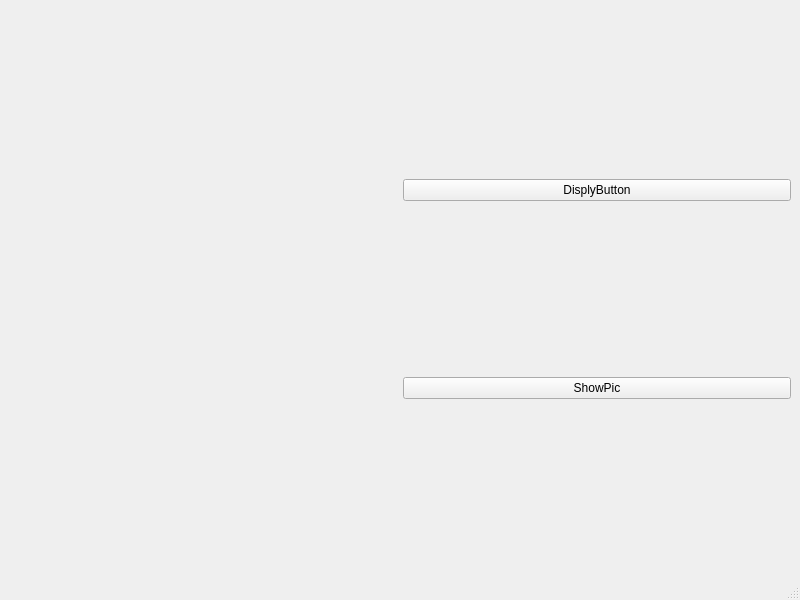
<?xml version="1.0" encoding="UTF-8"?>
<ui version="4.0">
 <class>MainWindow</class>
 <widget class="QMainWindow" name="MainWindow">
  <property name="geometry">
   <rect>
    <x>0</x>
    <y>0</y>
    <width>800</width>
    <height>600</height>
   </rect>
  </property>
  <property name="windowTitle">
   <string>MainWindow</string>
  </property>
  <widget class="QWidget" name="centralwidget">
   <layout class="QHBoxLayout" name="horizontalLayout">
    <item>
     <widget class="QLabel" name="label">
      <property name="text">
       <string/>
      </property>
      <property name="pixmap">
       <pixmap>../logic/pic/Python_PyQt5.png</pixmap>
      </property>
      <property name="scaledContents">
       <bool>false</bool>
      </property>
     </widget>
    </item>
    <item>
     <layout class="QVBoxLayout" name="verticalLayout">
      <item>
       <widget class="QPushButton" name="pushButton">
        <property name="text">
         <string>DisplyButton</string>
        </property>
       </widget>
      </item>
      <item>
       <widget class="QPushButton" name="pushButton_2">
        <property name="text">
         <string>ShowPic</string>
        </property>
       </widget>
      </item>
     </layout>
    </item>
   </layout>
  </widget>
  <widget class="QMenuBar" name="menubar">
   <property name="geometry">
    <rect>
     <x>0</x>
     <y>0</y>
     <width>800</width>
     <height>25</height>
    </rect>
   </property>
  </widget>
  <widget class="QStatusBar" name="statusbar"/>
 </widget>
 <resources>
  <include location="../image/_image.qrc"/>
 </resources>
 <connections/>
</ui>
